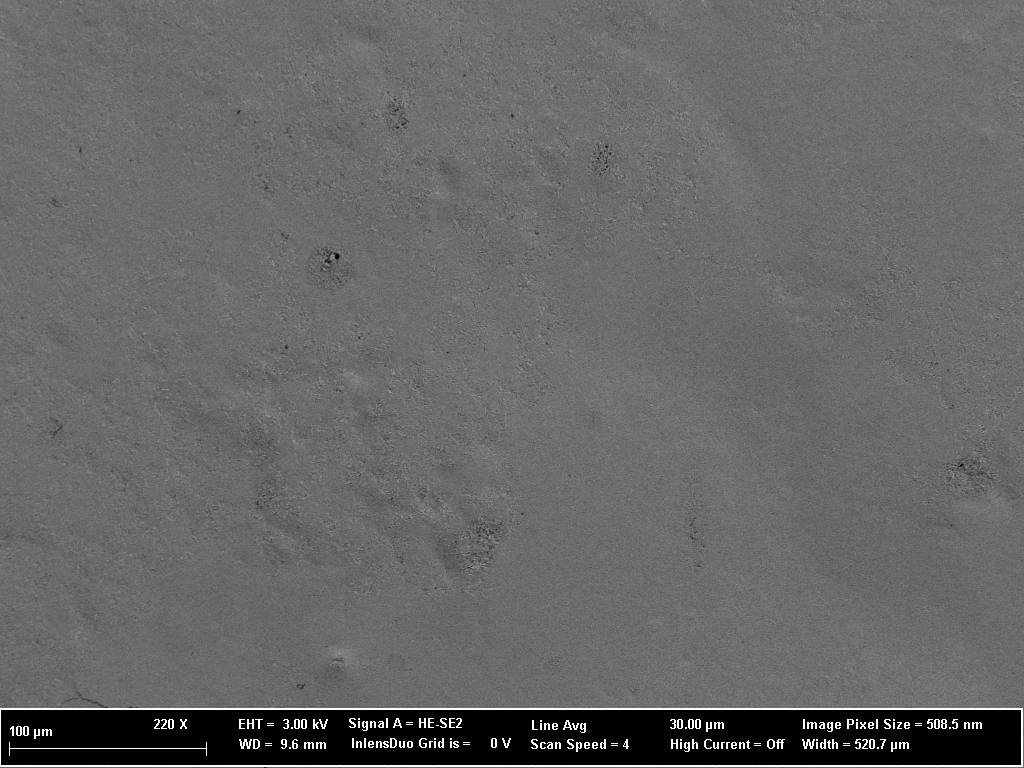
#> input picture input/clean.tif, 1024 x 768 px; its folder holds only this picture in this run
$ python main.py
#> lines starting #> are read from the running program, lines starting #| are printed output that depends on the picture; after the words box and inside, x2 and y2 are one past the last pixel; in counts of white or black regions, pixels touching at a corner belong together; long printed decimals are rounded
import cv2 as cv
import os
import numpy as np

def getcrack(picture):
#> called with picture = './input/clean.tif'
    img = cv.imread(picture, cv.IMREAD_GRAYSCALE)
#> img is the input picture: shape (768, 1024); min 0, max 255, mean 102.6

    height = img.shape[0]
#> height = 768
    width = img.shape[1]
#> width = 1024
    img_crop = img[0:height - 60, 0:width]
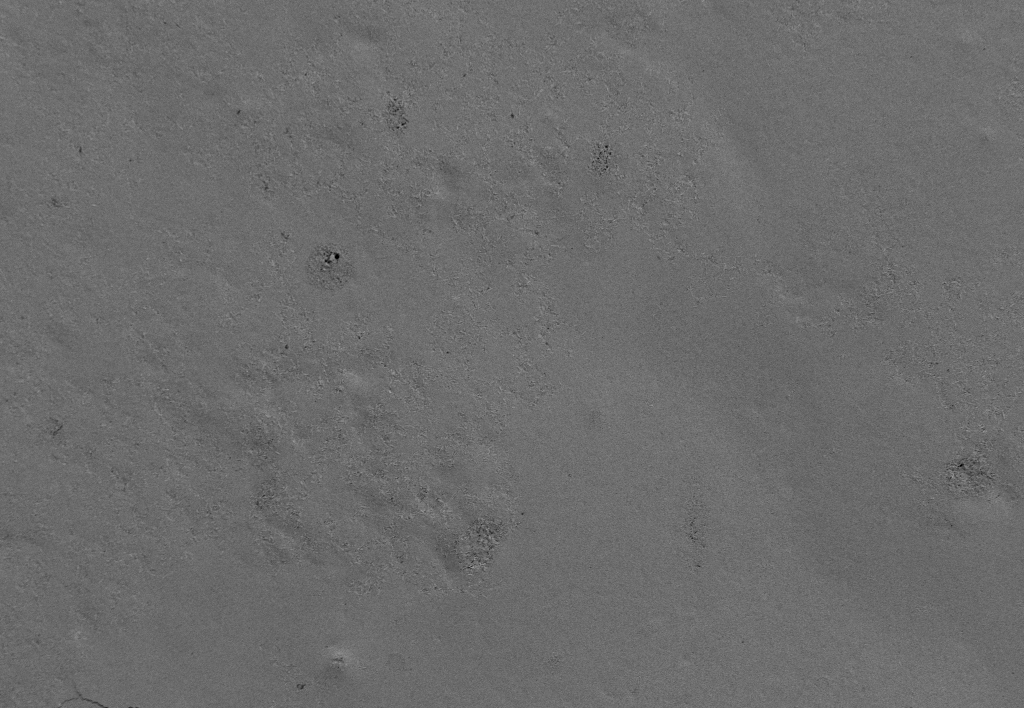
#> img_crop: shape (708, 1024); min 0, max 164, mean 108.2

    img_smooth = cv.bilateralFilter(img_crop, 5, 25, 25)

    img_proc = cv.threshold(img_smooth, 75, 255, cv.THRESH_BINARY)[1]
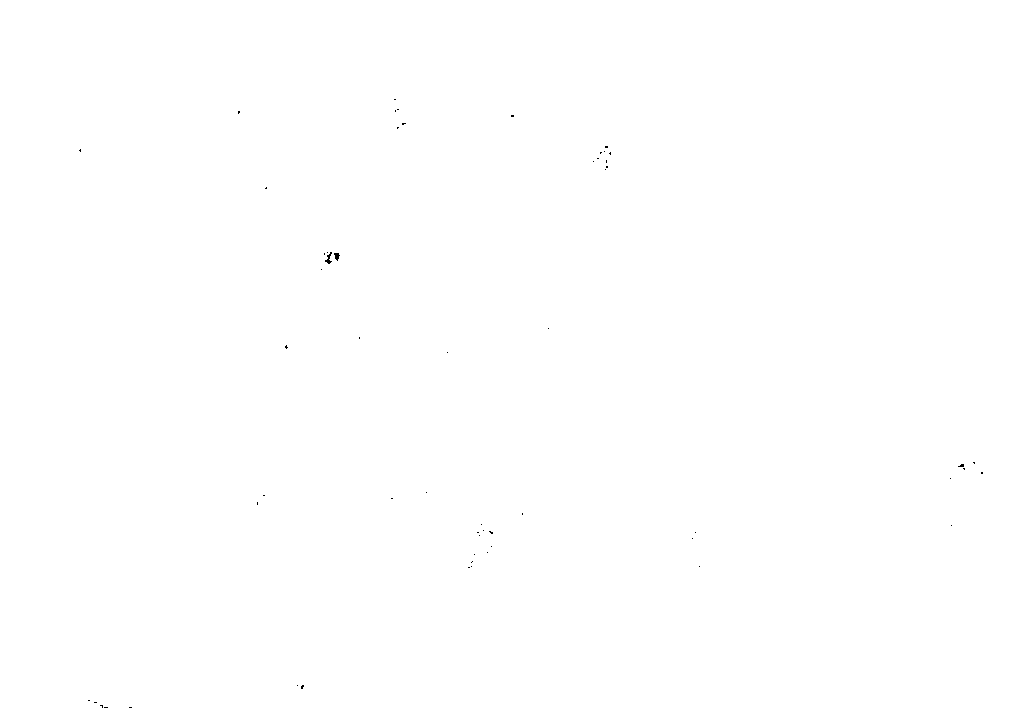
#> img_proc: shape (708, 1024); 100% white; black in thin lines or dots, all inside (x1, y1, x2, y2) = (79, 99, 983, 708)

    pixels = np.prod(img_proc.shape)
#> pixels = 724992
    crackpixels = list(np.unique(img_proc, return_counts=True)[1])[0]
#> crackpixels = 225
    percentcrack = (crackpixels / pixels) * 100
#> percentcrack = 0.031

    cv.imwrite('./output/' + picture.removesuffix('.tif').removeprefix('./input/') + '_proc.tif', img_proc)

    return percentcrack


def main():
    images = os.listdir(f'input/.')
    for image in images:
        percentcrack = getcrack('./input/' + image)
#> percentcrack = 0.031
        print(f'{image} = {percentcrack}')
#| clean.tif = 0.03103

if __name__ == '__main__':
    main()

$ run again, on input/crack2.tif
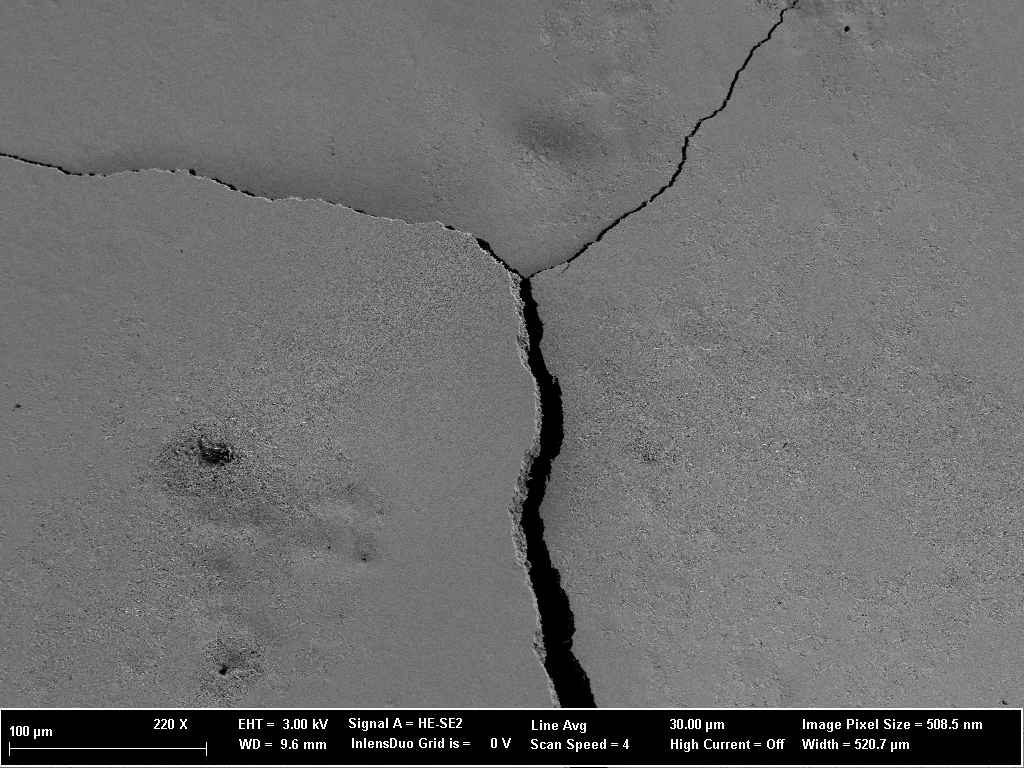
#> input picture input/crack2.tif, 1024 x 768 px
#> in getcrack, img is the input picture: shape (768, 1024); min 0, max 255, mean 108.8
#> in getcrack, `img_crop = img[0:height - 60, 0:width]`:
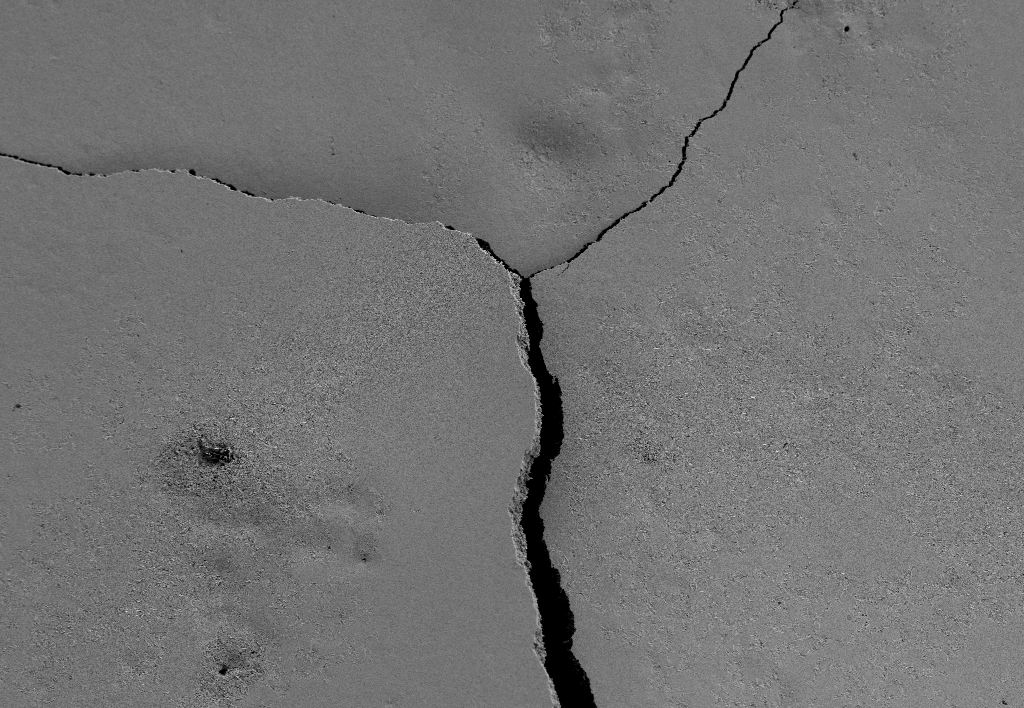
#> img_crop: shape (708, 1024); min 0, max 241, mean 114.8
#> in getcrack, `img_proc = cv.threshold(img_smooth, 75, 255, cv.THRESH_BINARY)[1]`:
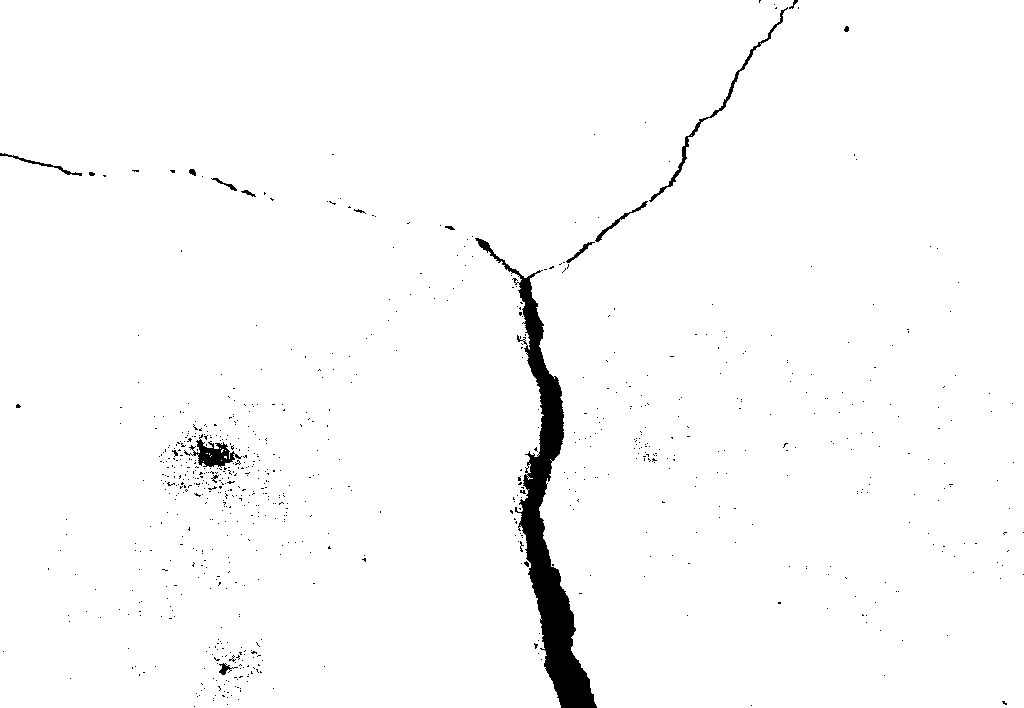
#> img_proc: shape (708, 1024); 98% white; 791 black regions (774 under 20 px), largest, box (x1, y1, x2, y2) and area: (475, 238, 597, 708) 10471, (649, 7, 788, 202) 758, (184, 434, 242, 468) 723
#> crackpixels = 14462
#> in getcrack, `percentcrack = (crackpixels / pixels) * 100`: percentcrack = 1.99
#| crack2.tif = 1.995
